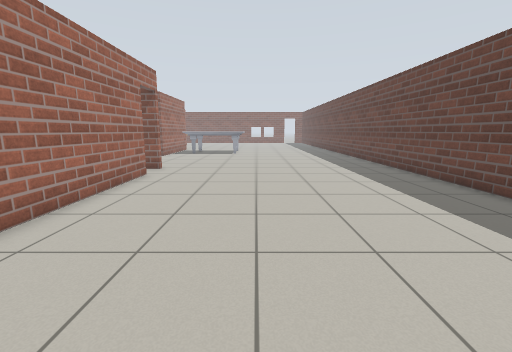
View 1 (above)

16 first-person views from a walk through a robot-simulator world made for Gazebo. The camera is 1 m above the floor, tilts 10° down and sees 90° across. The lines on the ground mark 1 m squares. The floor is counted in squares, 0.5 m on a side. Each view is taken from the middle of a square. On the plan, view 1 faces up. The plan holds only what a view shows up to about 16 squares ahead; the rest is blank. The place goes on beyond the plan. The robots in the file are not drawn.

View 2
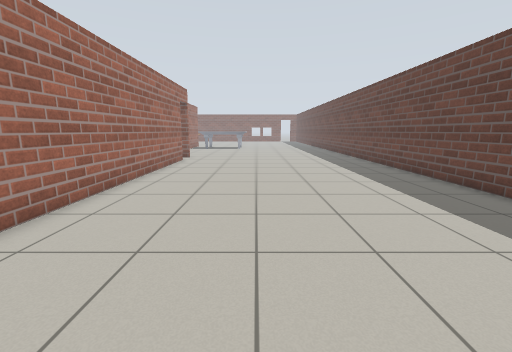

View 3
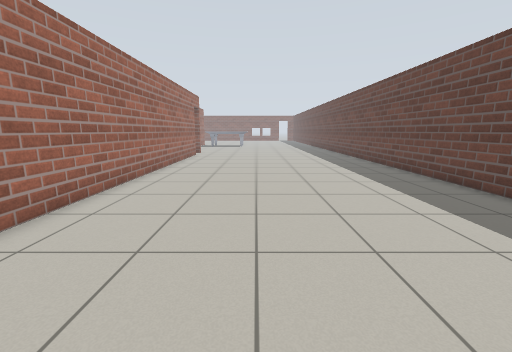

View 4
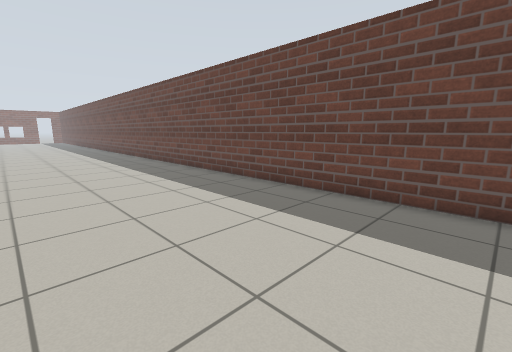

View 5
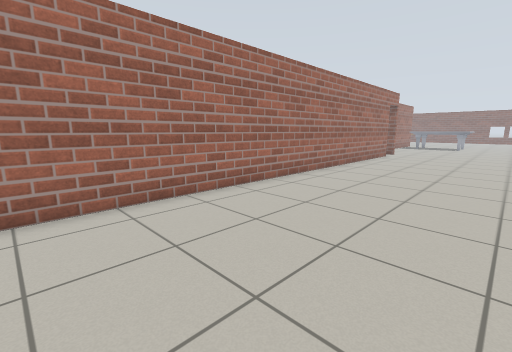

View 6
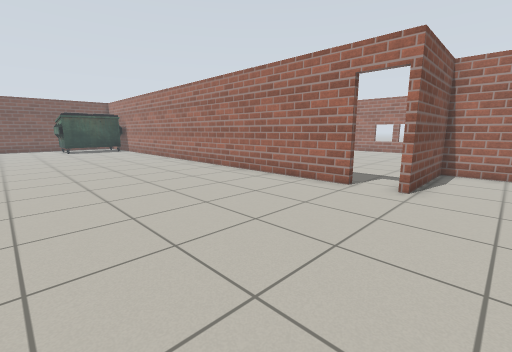

View 7
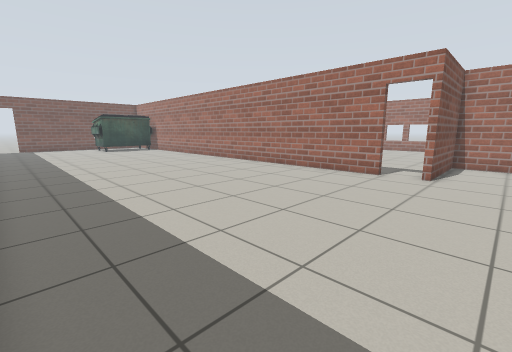

View 8
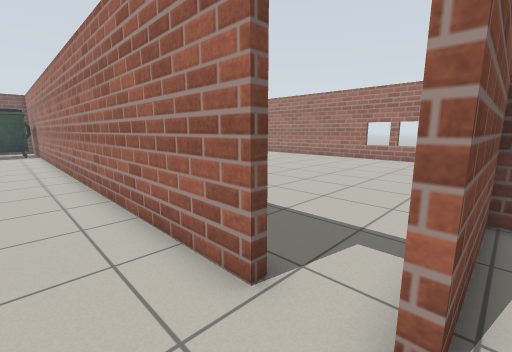

View 9
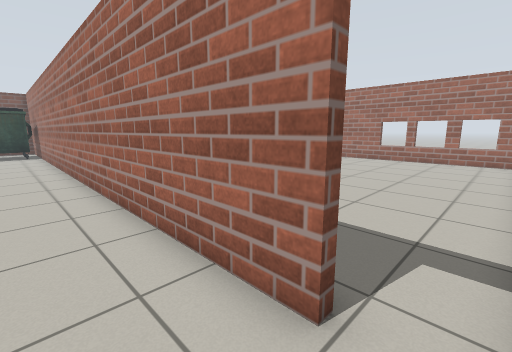

View 10
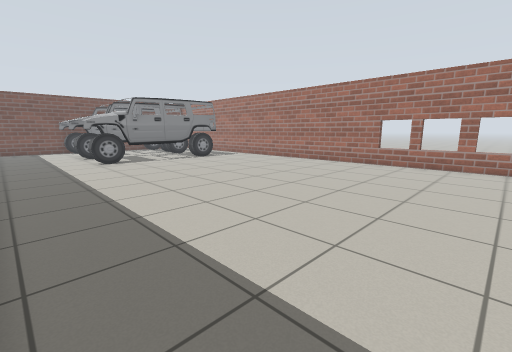

View 11
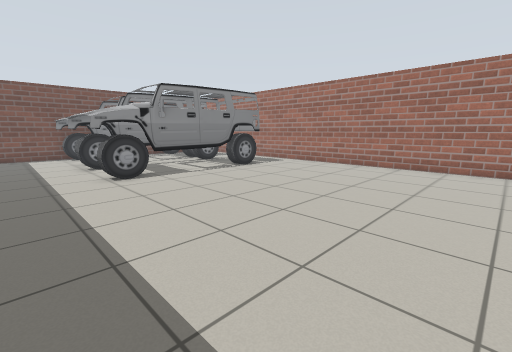

View 12
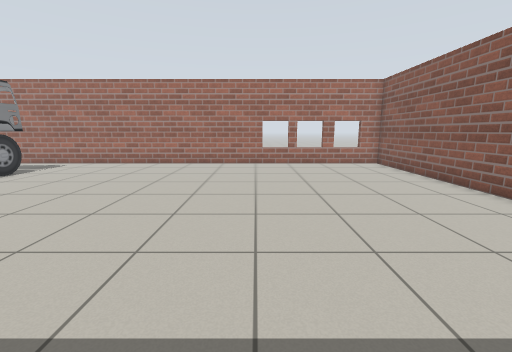

View 13
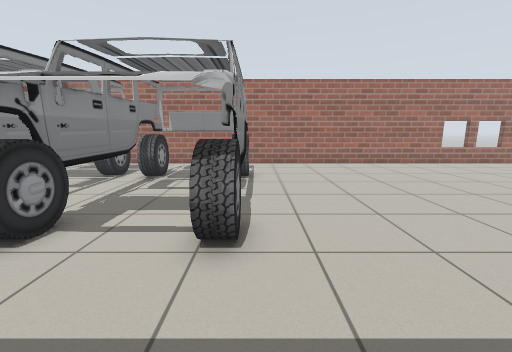

View 14
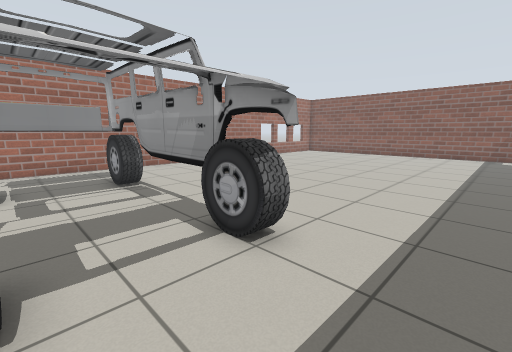

View 15
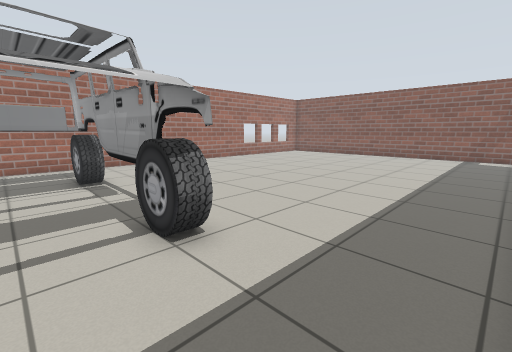

View 16
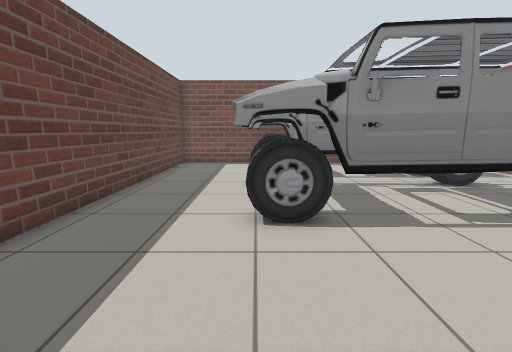

### Floor plan
Key: @ floor where view 1 was taken; # wall or solid block; . floor; D open door; = window, fence, low wall or low ledge; C car.
Columns run from 22 left of view 1 to 8 right of it. Each row starts with its distance up from view 1.
 16             #............... .#
 15             #.................#
 14 ##########  ######............#
 13 #................D............#
 12 =................D............#
 11 #................#............#
 10 #................#............#
  9 =................#............#
  8 #................#............#
  7 =................#............#
  6 #................#............#
  5 #................#............#
  4 #................#............#
  3 #................#............#
  2 #................#............#
  1 #................#............#
  0 #................#....@.......#
 -1 #................#............#
 -2 #................#............#
 -3 #................#............#
 -4 #................#............#
 -5 #..CCCCCCCCCC....#............#
 -6 #..CCCCCCCCCCC...#............#
 -7 #..CCCCCCCCCCC...#............#
 -8 #..CCCCCCCCCCC...#............#
 -9 #..CCCCCCCCCCC...#............#
-10 #..CCCCCCCCCC....#..... ......#

Positions as (right, up) in squares from view 1, and headings:
1: (0, 0), facing up
2: (0, -6), facing up
3: (0, -10), facing up
4: (0, -10), facing up-right
5: (2, -10), facing up-left
6: (4, 16), facing down-left
7: (7, 16), facing down-left
8: (-3, 14), facing down-left
9: (-3, 13), facing down-left
10: (-6, 12), facing down-left
11: (-7, 6), facing down-left
12: (-6, 6), facing left
13: (-6, -5), facing left
14: (-7, -9), facing up-left
15: (-6, -8), facing up-left
16: (-10, 0), facing down
